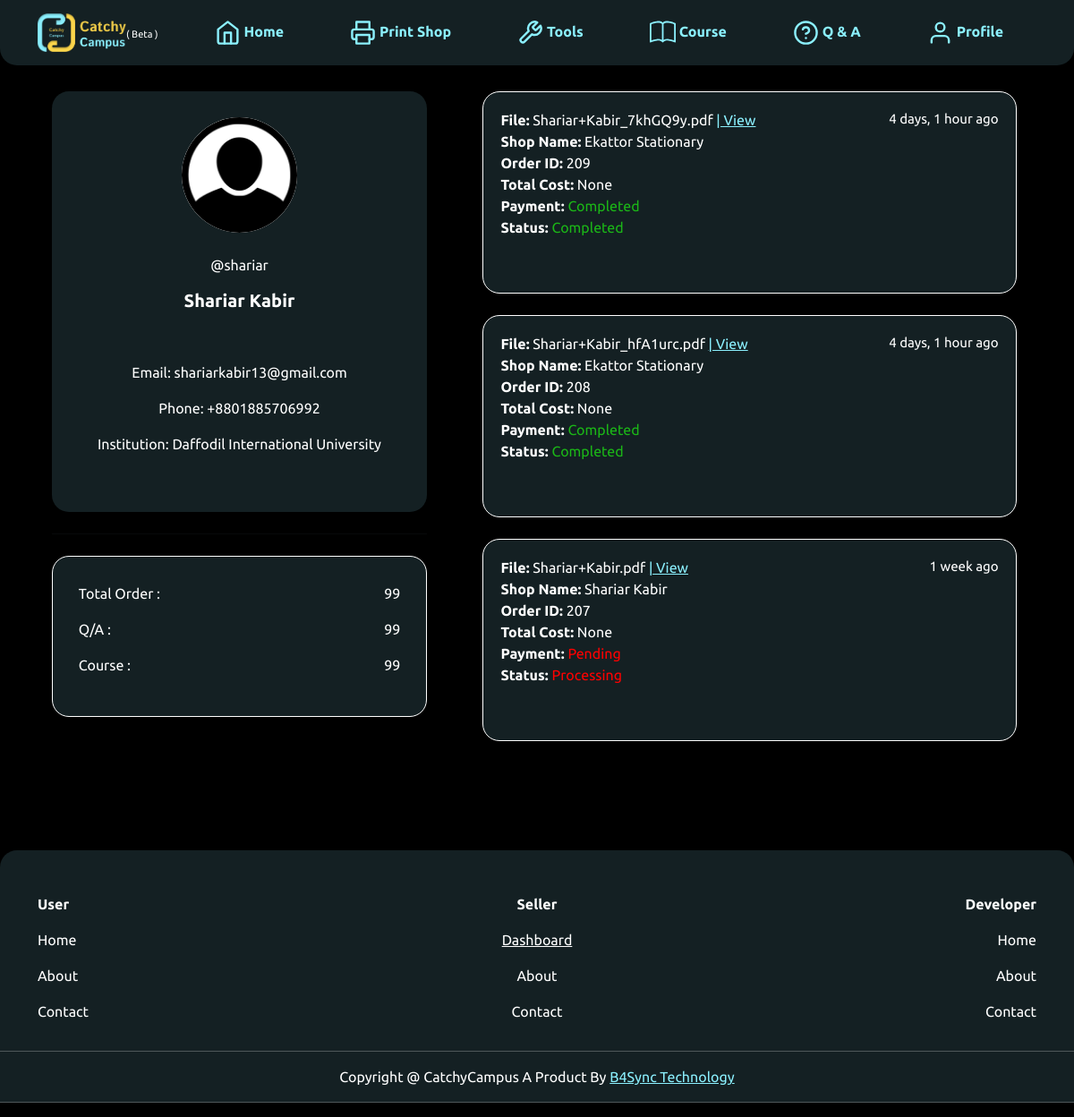
The app's page /profile (signed in) with its own data.
### home/models.py (models this page shows, shortened)
class PDFDatabase (models.Model):
    senderusername = models.CharField(max_length=99, null=True, blank=True)
    sendername = models.CharField(max_length=99, null=True, blank=True)
    senderemail = models.CharField(max_length=99, null=True, blank=True)
    senderphone = models.CharField(max_length=99, null=True, blank=True)
    selectedshopusername = models.CharField(max_length=99, null=True, blank=True)
    selectshopname = models.CharField(max_length=99, null=True, blank=True)
    file = models.FileField(upload_to='file/', null=True, blank=True)
    time = models.DateTimeField(auto_now_add=True, null=True, blank=True)
    status = models.BooleanField(default = False)
    total_page = models.IntegerField(null=True, blank=True)
    total_cost = models.IntegerField(null=True, blank=True)
    transaction = models.CharField(max_length=99, null=True, blank=True)
    payment_status = models.BooleanField(default = False)

### home/views.py (the view)
# urls.py: path('profile', profile, name='profile'),
def profile(request):
    list = PDFDatabase.objects.filter(senderusername=request.user)
    return render(request, "profile.html", {'list': list})

### templates/profile.html (shortened to what this page needs)
{% extends 'main.html' %}
{% load static %}
{% load humanize %}
{% block content %}
<div class="container">
    <div class="row">
        <div class="col-lg-5 col-md-12 col-sm-12">
            <div class="profile">
                <div class="profile_pic">
                    <img class="profile_pic pro" src="{% static 'img/profile.png' %}" alt="">
                </div>
                <div>
                    <div class="profile_name">
                        <br>
                        <p>@{{ user.username }}</p>
                        <h5><b>{{ user.get_full_name }}</b></h5>
                        <br>
                        <br>
                        <p>Email: {{ user.email }}</p>
                        <p>Phone: +8801885706992</p>
                        <p>Institution: Daffodil International University</p>
                        <br>
                        <br>
                    </div>
                </div>
            </div>
            <br>
            <hr style="width: 93%; margin: auto;">
            <br>
            <div class="profile_bio">
                <div class="row info">
                    <div class="col-lg-6 col-md-6 col-sm-6 left">
                        <p>Total Order :</p>
                        <p>Q/A :</p>
                        <p>Course :</p>
                    </div>
                    <div class="col-lg-6 col-md-6 col-sm-6 right">
                        <p>99</p>
                        <p>99</p>
                        <p>99</p>
                    </div>
                </div>
            </div>
        </div>
        <div class="col-lg-7 col-md-12 col-sm-12 status">
            {% for list in list reversed %}
            <div class="status_details">
                <div class="history">
                    <span style="float: right; font-size: 15px;">{{ list.time|naturaltime }}</span>
                    <b>File:</b> {{ list.file }} <a style="color: #8BF0FE;" href="{{ list.file.url }}"> | View</a>
                    <br>
                    <b>Shop Name:</b> {{ list.selectshopname }}
                    <br>
                    <span><b>Order ID:</b> {{ list.pk }}</span>
                    <br>
                    <span><b>Total Cost:</b> {{ list.total_cost }}</span>
                    <br>
                    {% if list.payment_status %}
                    <span><b>Payment: </b><span style="color: #1BB617;">Completed</span></span>
                    {% else %}
                    <span><b>Payment: </b><span style="color: red;">Pending</span></span>
                    {% endif %}
                    <br>
                    {% if list.status %}
                    <span><b>Status: </b><span style="color: #1BB617;">Completed</span></span>
                    {% else %}
                    <span><b>Status: </b><span style="color: red;">Processing</span></span>
                    {% endif %}
                </div>
            </div>
            <br>
            {% endfor %}
        </div>
    </div>
</div>
{% endblock content %}

### templates/main.html (style rules this page uses)
* { font-family: 'Titillium Web', sans-serif; font-family: 'Ubuntu', sans-serif; }

### templates/profile.html (style rules this page uses)
body { height: 100%; margin: 0; padding: 0; }
.history { padding: 19px; }
.profile { width: 93%; box-sizing: border-box; height: auto; background: #142023; border-radius: 19px; margin: auto; top: 143px; color: white; }
.profile_bio { width: 93%; box-sizing: border-box; left: 80px; top: 143px; background: #142023; border-radius: 19px; margin: auto; color: white; border: 1px solid white; }
.profile_pic { width: 129px; height: 129px; border-radius: 50%; margin: auto; margin-top: 29px; }
.pro { background-color: white; }
.left { text-align: left; }
.right { text-align: right; }
.info { padding: 29px; }
.profile_name { text-align: center; margin-top: 29px; }
.status { height: 100vh; overflow: scroll; margin-top: 29px; }
.status_details { box-sizing: border-box; width: 93%; height: 226px; background: #142023; box-shadow: 0px 0px 8px rgba(0, 0, 0, 0.15); border-radius: 19px; margin: auto; color: white; border: 1px solid white; }

### records on screen
PDFDatabase: time "4 days, 1 hour ago", file "Shariar+Kabir_7khGQ9y.pdf", selectshopname "Ekattor Stationary", pk "209", total_cost "None", shows "Payment:", payment_status "Completed", shows "Status:", status "Completed"
PDFDatabase: time "4 days, 1 hour ago", file "Shariar+Kabir_hfA1urc.pdf", selectshopname "Ekattor Stationary", pk "208", total_cost "None", shows "Payment:", payment_status "Completed", shows "Status:", status "Completed"
PDFDatabase: time "1 week ago", file "Shariar+Kabir.pdf", selectshopname "Shariar Kabir", pk "207", total_cost "None", shows "Payment:", payment_status "Pending", shows "Status:", status "Processing"

### other values on screen
{{ user.username }} "shariar"
{{ user.get_full_name }} "Shariar Kabir"
{{ user.email }} "shariarkabir13@gmail.com"
